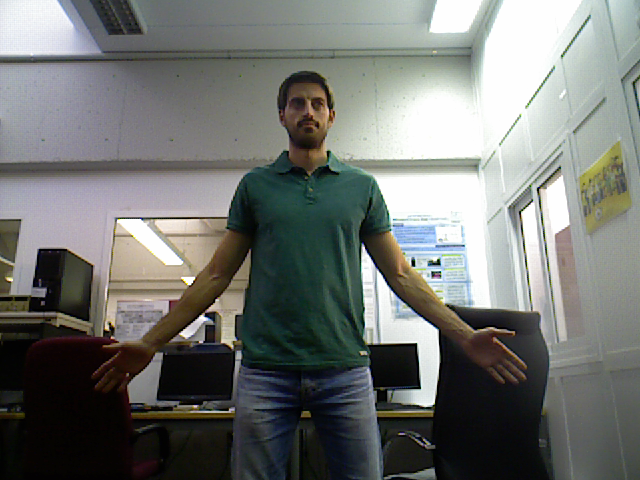
#> input picture Computer Vision, Image Processing/Image Formation/images (1)/person_rgb.png, 640 x 480 px, found by its file name; the run also reads 1 picture not shown here
$ jupyter execute 'IF - The Camera model.ipynb'   (shell and % lines are left out)
#> lines starting #> are read from the running program, lines starting #| are printed output that depends on the picture
### Computer Vision, Image Processing/Image Formation/utils/plot3DScene.py
import numpy as np
import matplotlib.pyplot as plt
import matplotlib
from mpl_toolkits.mplot3d import Axes3D

def plot3DScene(map_3d,imageRGB):

    # scale = 0.002
    scale = 1
    map_3d = map_3d * scale

    downsample = 8

    points_x = map_3d[0,:].reshape(imageRGB.shape[0],imageRGB.shape[1])
    points_y = map_3d[1,:].reshape(imageRGB.shape[0],imageRGB.shape[1])
    points_z = map_3d[2,:].reshape(imageRGB.shape[0],imageRGB.shape[1])

    rows_down = imageRGB.shape[0]/downsample
    cols_down = imageRGB.shape[1]/downsample

    x_down = points_x[::downsample,::downsample]
    y_down = points_y[::downsample,::downsample]
    z_down = points_z[::downsample,::downsample]

    rgb_down = imageRGB[::downsample,::downsample,:]/255

    x_vec = x_down.reshape(int(rows_down*cols_down),1)
    y_vec = y_down.reshape(int(rows_down*cols_down),1)
    z_vec = z_down.reshape(int(rows_down*cols_down),1)
    rgb_vec = rgb_down.reshape(int(rows_down*cols_down),3)

    # Create figure
    fig = plt.figure()

    # Prepare figure for 3D data
    # ax = fig.gca(projection='3d')
    ax = plt.axes(projection='3d')

    # Name axes
    ax.set_xlabel('X axis')
    ax.set_ylabel('Y axis')
    ax.set_zlabel('Z axis')

    # [10 lines of commented-out code are left out]
    ax.view_init(elev=-70, azim=-90)

    # Plot points
    ax.scatter(x_vec,y_vec,z_vec, c=rgb_vec)

    fig.show()

### Computer Vision, Image Processing/Image Formation/IF - The Camera model.ipynb
# **8.3 The Camera model**

Until now we have first focused in stating the mathematical tools required to understand general vector/coordinates transformations and then to apply them to perform different image transformations. In fact, remember that in previous notebooks, we have transformed `WORLD` coordinates to `CAMERA` coordinates and the other way around, but that is just a **3D to 3D** transformation. But we have not properly addressed yet the process of transforming **`WORLD` coordinates (3D)** to **`IMAGE` coordinates (2D)** (and vice versa when possible), that is, how images are formed from real 3D objects. Well, this is the time, let's go for it!

In this notebook we will learn:

- the **Pinhole model**
- the **Camera model**

## **Problem context - RGB-D images**

RGB-depth (RGB-D) images are just like standard RGB images (where each pixel has information about each basic color: red, green and blue) but adding another information to each pixel: **its distance from the camera to the 3D point that is projected on it**. That is, these images contain not only photometric information but also geometric information.$\\[10pt]$

<center>
$\\[5pt]$
</center>

In this figure, the left image is the standard RGB image while the right one is the *depth* band shown as a greyscale image (darker as the object is closer).

Although this kind of images have been used for some decades now, in recent years they have become popular due to the development of inexpensive sensors, such as the [Microsoft's Kinect](https://en.wikipedia.org/wiki/Kinect) camera, that is able to directly provide this kind of images. In the entertainment bussiness, these images have been used for segmentating users from the background of the image and inspecting their movements.

Roughly speaking, the working principle (called structured light) of these devices involves projecting an infrared pattern on the scene (see image below) and inspecting the deformations that such pattern undergoes due to the irregular surfaces where the light bounces. These deformations are directly related to the distance and position of the object.

<center>
$\\[5pt]$
</center>

As RGB-D images actually provide depth information, they are a **good example for learning how image formation models work**, because we can turn images to 3D maps (using the depth) and the other way around (3D scene to 2D image plane).

## **8.3.1 The big picture**
The process of converting **world coordinates** to **image coordinates** involves several steps that are applied by means of the concatenation of transformations expressed with homogeneous matrices/vectors. We address all these transformations in this notebook but first, we present the whole process in a single image, just to keep an eye on **the big picture** and then we will unravel its mysteries.

<center>
$\\[5pt]$
</center>

Let's do this step by step.

[cell 1]
from google.colab import drive
drive.mount('/gdrive')

[cell 2]
import numpy as np
import cv2
import matplotlib.pyplot as plt
import matplotlib
import scipy.stats as stats

from mpl_toolkits.mplot3d import Axes3D
from math import sin, cos, radians, floor

images_path = '/gdrive/My Drive/Colab Notebooks/Chapter 8. Image Formation/images (1)/'
matplotlib.rcParams['figure.figsize'] = (12.0, 12.0)

import sys
sys.path.append("/gdrive/My Drive/Colab Notebooks/Chapter 8. Image Formation/utils")
from plot3DScene import plot3DScene

## **8.3.2 The Pinhole model**

The Pinhole camera model is the simplest model we can think to understand how image formation works [[1]](https://web.stanford.edu/class/cs231a/course_notes/01-camera-models.pdf). Let’s imagine that we want to design a simple camera system that can record an image of an object in the 3D world. This camera system can be designed by placing a solid barrier with a small  (pin-size) aperture between the 3D object and a photographic film or sensor.

<center>
$\\[5pt]$
</center>

As this figure shows, each point on the 3D object bounces the light from the source and emits multiple rays of such light outwards. Without a barrier in place, every point on the film will be influenced by light rays emitted from every point on the 3D object. However, due to the barrier, only one (or a few) of these rays of light passes through the aperture and hits the film. Therefore, we can establish a one-to-one mapping between points on the 3D object and the film. The result is that the film gets exposed by an *image* of the 3D object by means of this mapping. This simple model is known as **the pinhole camera model**.

In the Pinhole model we want to project the 3D world (a set of $\mathbf{p}_i=[X_i,Y_i,Z_i]^T$ points) in a plane called **image plane**. For that, we have a camera placed at $\mathbf{C} = [0,0,0]^\texttt{T}$ in the `WORLD` reference system (i.e. both the `WORLD` and the `CAMERA` systems are coincident). This camera has a fixed property $f$ called **focal length**, which indicates the distance between the **virtual image plane** and the **camera sensor** (placed in the interior of the camera and the origin of the `CAMERA` reference system). The camera sensor is the plane **where the scene of the real world is projected**, although in this model the image is projected on the virtual image plane:

<center>
$\\[5pt]$
</center>

To operate with this image formation model, we need to know two processes:
- to project a 3D world point to the image plane
- to back-project a 2D point on the image plane to the 3D world.

For this, we are going to use the property of homogenous coordinates mentioned above.

### **From 2D to 3D**

Given a point $\mathbf{p} = [x,y]^\texttt{T} \in \mathbb{R}^2$ in the image, its **projection line** (in red in the figure above) in the camera system is very simple to compute by means of the line passing through the point $[x,y,f]^\texttt{T} \in \mathbb{R}^3$ (we have added the third component $f$ because the image plane is placed at a distance $f$ in the $Z$-axis of the camera reference system). In homogeneous coordinates, this line follows the expression:$\\[5pt]$

$$k \begin{bmatrix}x \\ y \\ f \end{bmatrix} \in \mathbb{P}^2$$

where $k$ indicates a specific 3D point along the projection line.

For instance, if we set $k=2$ we have the point:$\\[5pt]$

$$ \begin{bmatrix}2x \\ 2y \\ 2f \end{bmatrix} \in \mathbb{R}^3 \\[5pt]$$

Note that, in this expression, $k$ does not correspond directly to the depth of the 3D point, but we can fix this dividing by the focal length:$\\[5pt]$

$$k' \begin{bmatrix} x/f  \\ y/f \\ 1 \end{bmatrix} \in \mathbb{P}^2 \\[5pt]$$

Now that the third coordinate is 1, $k'$ indicates the depth of the 3D point, so that if we know that the depth of a pixel is 5, we only have to set $k'=5$ and we will have the 3D coordinates of the point.$\\[10pt]$

### **From 3D to 2D**
Let's have a look now to the process of projecting 3D points to 2D. Given any 3D point $\mathbf{M} = [X,Y,Z]^T \in \mathbb{R}^3$, we know that it has a projection point in the image plane $\mathbf{m} = [x,y]^T \in \mathbb{R}^2$.

As seen before, the 3D point in the projection line of $m$ with depth $Z$ is:$\\[5pt]$

$$Z \begin{bmatrix} x/f  \\ y/f \\ 1 \end{bmatrix} = \begin{bmatrix} Zx/f  \\ Zy/f \\ Z \end{bmatrix} \in \mathbb{R}^3 \\[5pt]$$

So that we can find the 2D image coordinates of the projected point through:$\\[5pt]$

$$M = \begin{bmatrix}X \\ Y \\ Z \end{bmatrix} =  \begin{bmatrix} Zx/f  \\ Zy/f \\ Z \end{bmatrix} \longrightarrow \begin{eqnarray} X = \frac{Zx}{f}\ \rightarrow \ x = \frac{fX}{Z} \\[3pt] Y = \frac{Zy}{f} \ \rightarrow \ y = \frac{fY}{Z} \end{eqnarray} \\[5pt]$$

This way, the relationship between the 3D point and its projected 2D point is like this:$\\[10pt]$

<center>
$\\[5pt]$
</center>

Note that this transformation is not linear, but **it becomes linear if we use homogenous coordinates!**:$\\[5pt]$

$$\begin{bmatrix} f & 0 & 0 & 0 \\ 0 & f & 0 & 0 \\ 0 & 0 & 1 & 0 \end{bmatrix}\begin{bmatrix} X \\ Y \\ Z \\ 1 \end{bmatrix} = \begin{bmatrix} fX \\ fY \\ Z\end{bmatrix} \xrightarrow{\text{homogenous to Cartesian}} \begin{bmatrix} fX \ / \ Z \\ fY \ / \ Z \end{bmatrix} \\[5pt]$$

### **Summary**
So, these equations relates 3D and 2D coordinates of a certain point in the real world and its projection in the image:

<center>
$\\[5pt]$
</center>

Note that it is impossible to get the complete 3D position of a certain point from its coordinates in a single image because we need to know the $Z$ coordinate beforehand. That is because the set of 3D points that falls in the line from the optical center to the image point **all of them project at the exact same point in the image**! This is also the reason why **we cannot determine the scale of the objects from a single image**, which is called the **scale indetermination** in monocular vision.

Usually, this transformation is made more general by decomposing it as $Z \tilde{\mathbf{m}} = \mathbf{K}_f\underbrace{\mathbf{P}_0\tilde{\mathbf{M}}_C}_{Z\tilde{\mathbf{m}}_1}\\[5pt]$, that is:

$$Z \underbrace{\begin{bmatrix} x  \\ y \\ 1 \end{bmatrix}}_{\tilde{\mathbf{m}}} = \underbrace{\begin{bmatrix} f & 0 & 0\\ 0 & f & 0  \\ 0 & 0 & 1\end{bmatrix}}_{\mathbf{K}_f}\underbrace{\begin{bmatrix} 1 & 0 & 0 & 0\\ 0 & 1 & 0 & 0  \\ 0 & 0 & 1 & 0\end{bmatrix}}_{\mathbf{P}_0 = [\mathbf{I}|\mathbf{0}]}\begin{bmatrix} X  \\ Y \\ Z \\ 1 \end{bmatrix}$$

In this expression, called **perspective projection equation**, $\tilde{\mathbf{m}}$ is the homogeneous 2D point, $\mathbf{K}_f$ is called the **calibration matrix** and $\mathbf{P_0}$ represents a certain transformation between the `CAMERA` and the `WORLD` reference system, as we will see later.

<center>
$\\[5pt]$
</center>

### **<font color="green">ASSIGNMENT #1</font>**

Your first task is to transform the given ten points expressed in the `WORLD` reference system to coordinates in the image plane using a focal length of $f = 2.5$. You should use **only** linear transformations and express the result in **Cartesian coordinates**.

> <font color="orange">**Note:** A snippet has been provided to plot both the 3D points and their projections in the image.</font>

[cell 3]
# %matplotlib notebook
matplotlib.rcParams['figure.figsize'] = (10.0, 10.0)

# ASSIGNMENT #1
# World coordinates
world = np.array([[-12, 21,-30,41, 67,-54,33,-24,46,-58],
                  [ 21,-26,-34,23,-42,-67,76,-54,42,-37],
                  [ 10,  7,  2,13,  4,  7, 5, 15, 8,  7]])

# Create figure
fig = plt.figure()

# Prepare figure for 3D data
ax = plt.axes(projection='3d')

# Name axes
ax.set_xlabel('X axis')
ax.set_ylabel('Y axis')
ax.set_zlabel('Z axis')

# Plot points
ax.scatter(world[0,:], world[1,:], world[2,:])
ax.scatter(0, 0, 0, color="red")

fig.show()
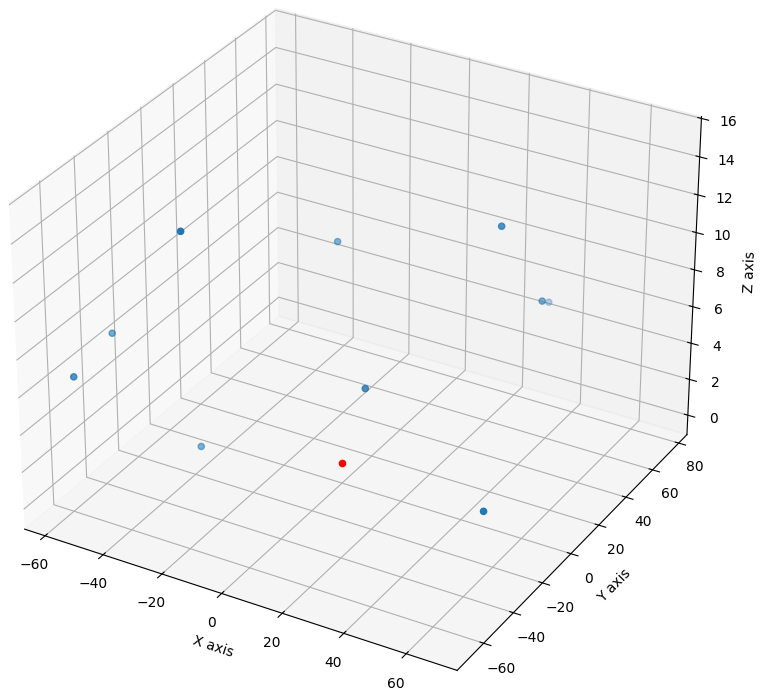
#> figure drawn by matplotlib, 1 panel

# Focal length
f = 2.5

# Write your code here!

# Convert world coordinates to homogenous
# h_world = [...]
h_world = np.array([[-12, 21,-30,41, 67,-54,33,-24,46,-58],[ 21,-26,-34,23,-42,-67,76,-54,42,-37],[ 10,  7, 2, 13,  4,  7, 5, 15, 8,  7],[1,1,1,1,1,1,1,1,1,1]])

# Define transformation matrices
# K_f = [...]
# P_0 = [...]
K_f = np.array([[f, 0, 0],[0, f, 0],[0, 0, 1]])
P_0 = np.array([[1, 0, 0, 0],[0, 1, 0, 0],[0, 0, 1, 0]])


# Get sensor homogenous coordinates
# h_sensor = [...]
h_sensor = K_f@P_0@h_world


# Transform them to cartesian
# sensor = [...]
sensor = h_sensor/h_sensor[2,:]


# Create figure
fig = plt.figure()

# Prepare figure for 3D data
ax = fig.gca()

# Plot points
ax.scatter(sensor[0,:], sensor[1,:])
ax.scatter(0, 0, color="red")
ax.arrow(0,0,10,0)
ax.arrow(0,0,0,10)
ax.axis('equal')
ax.invert_yaxis() # to make the plot show the 'y' axis downwards

fig.show()
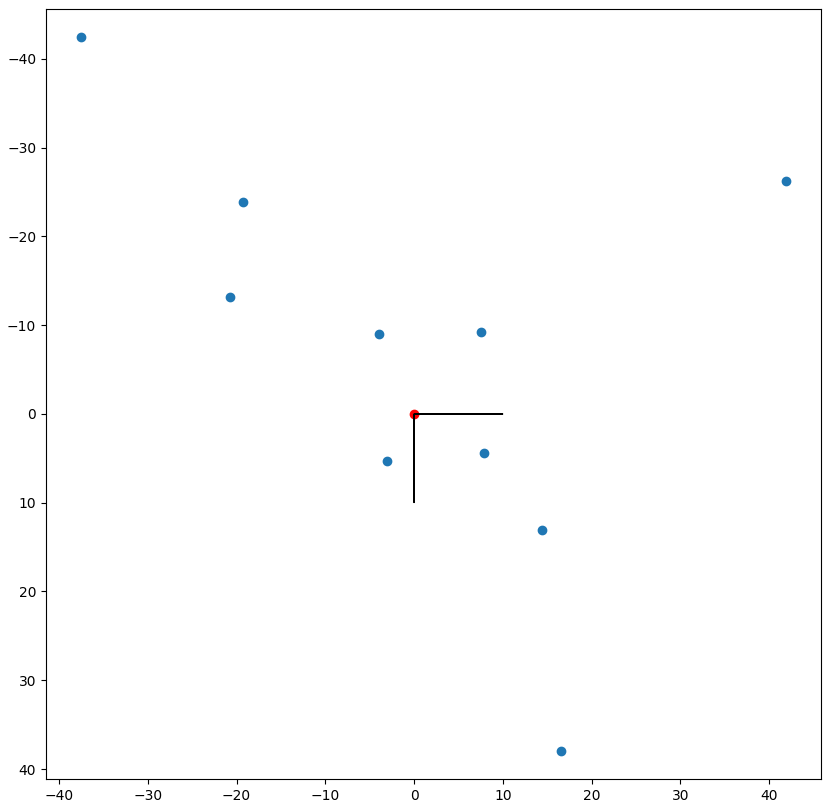
#> figure drawn by matplotlib, 1 panel

print(sensor[:2,:].round(3))

#### **<font color=red><b>Expected output</b></font>**

    [[ -3.      7.5   -37.5     7.885  41.875 -19.286  16.5    -4.     14.375  -20.714]
     [  5.25   -9.286 -42.5     4.423 -26.25  -23.929  38.     -9.     13.125  -13.214]]

## **8.3.3 The Camera model**

The Pinhole model is a useful starting point for understanding the processes of image formation, but it still has several limitations because:

- the camera frame point $m$ has its coordinates expressed **in meters** within the camera sensor, but we want to know them in **pixels**.
- it assumes that the `CAMERA` and the `WORLD` reference systems **are coincident**, which, of course, is not generally the case.

This is where we define the **camera model**, which includes some linear transformations for solving these limitations and allows us to address the complete problem of image formation as depicted in the big picture.$\\[10pt]$

<center>
$\\[5pt]$
</center>

Let's go step by step.

### **Step 1: From the `WORLD` frame to the `CAMERA` frame**

This transformation implies finding a rotation matrix $\mathbf{R}$ and a translation vector $\mathbf{t}$ that **relates the position and orientation of the world w.r.t. the camera**. This is a 3D to 3D transformation and we have used it in the previous notebooks.

As said before, the camera should not be at the world center, mainly because the camera will move within the world, or even because will be more than one camera in our perception system.$\\[10pt]$

<center>
$\\[5pt]$
</center>

Remember that in notebook 8.1, we learned how to apply a rotation and a translation to a set of 3D points using homogeneous transformations:$\\[5pt]$

$$\mathbf{M}_C = \mathbf{R}\mathbf{M}_W + \mathbf{t} \ \xrightarrow{\text{In homogenous}} \ \tilde{\mathbf{M}}_C = \mathbf{D} \tilde{\mathbf{M}}_W$$

If we add this transformation to the Pinhole model, the new **perspective projection equation** takes the expression:

$$\lambda \tilde{\mathbf{m}} = \mathbf{K}_f \mathbf{P}_0 \tilde{\mathbf{M}}_C = \mathbf{K}_f \mathbf{P}_0 \mathbf{D} \tilde{\mathbf{M}}_W$$

which allows us to transform points in 3D within the `WORLD` reference system (in meters) to points in 2D in the image sensor (**also in meters!**).

### **Step 2: From the sensor image to a computer image**

Once we have obtained the sensor image points, we want to get the **image matrix coordinates** of such points **in pixels** (that is, *row and column* within the image matrix), which are the units we use in the computer in all the artificial vision processes we have studied in this course.$\\[10pt]$

<center>
$\\[5pt]$
</center>

As you can see in the figure, both images are related by an **affine** transformation (i.e. a 2D homography as seen in *notebook 8.2*). As we know, affine transformations allow **rotation + translation + scale** (different for each axis). In this case we don't need any rotation, but axes **do scale**, and such scale represents the size in meters in the sensor of each pixel in the image:

$$\mathbf{m}' = \mathbf{A}\mathbf{m} + \mathbf{b} = \begin{bmatrix}k_x & 0 \\ 0 & k_y\end{bmatrix}\underbrace{\begin{bmatrix} x \\ y \end{bmatrix}}_{\text{meters}} + \underbrace{\begin{bmatrix} u_0 \\ v_0 \end{bmatrix}}_{\text{pixels}} \xrightarrow{\text{In homogenous}} \begin{bmatrix} u \\ v\\ 1 \end{bmatrix} = \begin{bmatrix} k_x & 0 & u_0  \\ 0 & k_y & v_0 \\ 0 & 0 & 1 \end{bmatrix} \begin{bmatrix} x \\ y\\ 1 \end{bmatrix} \qquad \bf{\tilde{\mathbf{m}}' = \mathbf{K}_s \tilde{\mathbf{m}}}$$

Note that in this expression, $k_x$ and $k_y$ determine the scale and have units of **pixels/meter**, while $u_0$ and $v_0$ are the coordinates of the **principal point**, which is the projection of the $Z$ axis in the image plane. These elements are part of the **intrinsic parameters** of the camera, which means that they are always **constant** for the same camera.

### **<font color="green">ASSIGNMENT #2</font>**

Now transform the sensor coordinates (in meters) obtained in the previous assignment to proper image coordinates (in pixels). For this, you will need the intrinsic parameters of the camera, which for this example are:

`k_x = 2`
`k_y = 3`
`u_0 = 300`
`v_0 = 200`

Don't worry, these values are normally provided by the manufacturer of the camera but we can also calculate them through a process called **camera calibration**, which we will learn in the next notebook.

[cell 4]
# ASSIGNMENT 2 --
# Define intrinsic parameters
kx = 2
ky = 3
u0 = 300
v0 = 200

iw, ih = 600, 400 # image size

# Write your code here!

# Transformation matrix
# H = [...]
H = np.array([[kx, 0, u0],[0, ky, v0],[0, 0, 1]])

# Transform sensor coordinates to image coordinates
# h_image_pixels = [...]
# center = [...] # center of the image
h_image_pixels = H@sensor
center = H@np.array([[0],[0],[1]])

# Transform to cartesian
# image_pixels = [...]
image_pixels = h_image_pixels/h_image_pixels[2,:]

# Create figure
fig = plt.figure(figsize=(6*iw/ih,6))

# Prepare figure for 3D data
ax = fig.gca()

# Plot points
ax.scatter(image_pixels[0,:], image_pixels[1,:])
ax.scatter(center[0], center[1], color="red")

# Set axes limits
ax.set_xlim(0, iw)
ax.set_ylim(0, ih)
ax.invert_yaxis() # to make the plot show the 'y' axis downwards

fig.show()

print(image_pixels[:2,:].astype(int))

You can **check if your results are correct**:

#### **<font color=red><b>Expected output</b></font>**

    [[294 315 225 315 383 261 333 292 328 258]
     [215 172  72 213 121 128 314 173 239 160]]

### **General form of the Perspective matrix**

Let's see how the final perspective transformation would be **from the 3D `WORLD` frame to image coordinates** (with the origin of the coordinate system at the top left corner):

$$\lambda \begin{bmatrix} u \\ v\\ 1 \end{bmatrix} = \underbrace{\begin{bmatrix} k_x & 0 & u_0  \\ 0 & k_y & v_0 \\ 0 & 0 & 1 \end{bmatrix}}_{\text{from sensor to image}}\underbrace{\begin{bmatrix} f & 0 & 0  \\ 0 & f & 0 \\ 0 & 0 & 1 \end{bmatrix}\begin{bmatrix} 1 & 0 & 0 & 0  \\ 0 & 1 & 0 & 0 \\ 0 & 0 & 1 & 0 \end{bmatrix}}_{\text{from camera frame to sensor}}\underbrace{\begin{bmatrix} \bf{R} & \bf{t}  \\ \bf{0^T_3} & 1 \end{bmatrix}}_{\text{from world to camera frame}} \begin{bmatrix} X_W \\ Y_W\\ Z_W \\ 1 \end{bmatrix}$$

Again, we can merge some transformations:

$$\lambda \begin{bmatrix} u \\ v\\ 1 \end{bmatrix} = \begin{bmatrix} f k_x & 0 & u_0  \\ 0 & f k_y & v_0 \\ 0 & 0 & 1 \end{bmatrix} \begin{bmatrix} \bf{R} & \bf{t}\end{bmatrix} \begin{bmatrix} X_W \\ Y_W\\ Z_W \\ 1 \end{bmatrix} \qquad \bf{\lambda \tilde{m}' = K \left[ R\ t \right] \tilde{M}_W}$$

where
- $\bf{R}$ and $\bf{t}$ are **extrinsic** paremeters that depend on the camera position.
- $f$, $\ k_x$, $\ k_y$, $\ u_0$ and $v_0$ are **intrinsic** parameters (constant) that depend on the camera that is being used.

> <font color="orange">**Note:** you will usually find that $f$ is directly expressed in pixels, so actually it will be the result of $fk_x$ and $fk_y$, and furthermore, this is sometimes also called $fk_x = s_x$ and $fk_y = s_y$</font>

Here you have the full camera model in action:$\\[10pt]$

<center>
$\\[5pt]$
</center>

**For a visual explanation of this model, you can check** [this interactive application](http://ksimek.github.io/2012/08/22/extrinsic/).

## **8.3.4 Practice: RGB-D  image**

We are going to apply the camera camera model to get a 3D set of points (also known as a **pointcloud**) from an RGB-D image. Remember that we said that it is not possible to determine the 3D position of a point from just its coordinates in a single image? Well, in this case we have **the depth information** included in the image and therefore we can now accomplish that! So, let's transform 2D points in the RGB image to 3D points in the world frame.

### **<font color="green">ASSIGNMENT #3a</font>**

First of all, show the RGB-D image in a 2x1 subplot with the RGB part in the left (`person_rgb.png`) and the depth part in the right (`person_depth.png`) and see what they look like.

[cell 5]
matplotlib.rcParams['figure.figsize'] = (12.0, 12.0)

# ASSIGNMENT #3a
# Write your code here!

img = cv2.imread(images_path + 'person_rgb.png', -1)
#> img is the input picture: shape (480, 640, 3); mean B, G, R 113.7, 117, 114.3
img = cv2.cvtColor(img, cv2.COLOR_BGR2RGB)
#> (the rest of the program and of its run is left out)
